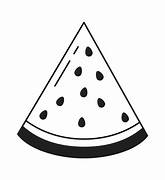
%> input picture Bit_slicing/img.jpeg, 165 x 180 px
$ octave Bit_Slicing.m.m   (GNU Octave 9; MATLAB toolbox functions it lacks are replaced by stand-ins)
%> lines starting %> are read from the running program, lines starting %| are printed output that depends on the picture; in (x1, y1, x2, y2) boxes, pixels count from 0 and x2, y2 are one past the last pixel; in counts of white or black regions, pixels touching at a corner belong together; the program's own positions count from 1
%date - 21/01/2026
%created by - Vardan Srivastava
clc ;
clear all;
close all;
I=imread('img.jpeg');
%> I is the input picture: size 180x165x3 uint8; min 0, max 255, mean 231.8
imshow(I);
title('Original Image');
[m,n]=size(I);
%> m = 180; n = 495
figure;
%bit plane slicing

%for 0th bit plane
for ii=1:m
    for jj=1:n
        Bitp0(ii,jj)=bitand(I(ii,jj),1);
    end
end
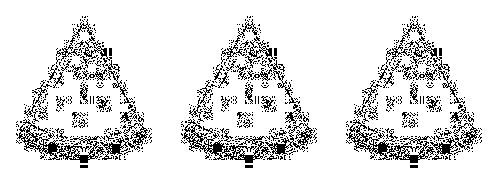
%> Bitp0: size 180x495 uint8; values 0 (black) and 1 (white), 87.7% white; black in thin lines or dots, all inside (x1, y1, x2, y2) = (16, 16, 482, 168)

%for 1st bit plane
for ii=1:m
    for jj=1:n
        Bitp1(ii,jj)=bitand(I(ii,jj),2);
    end
end
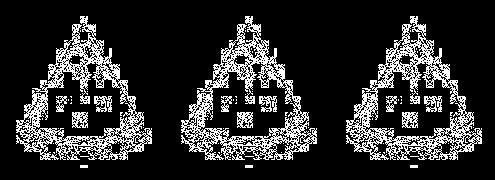
%> Bitp1: size 180x495 uint8; values 0 (black) and 2 (white), 18.2% white in thin lines or dots, all inside (x1, y1, x2, y2) = (16, 16, 482, 168)

%for 2nd bit plane
for ii=1:m
    for jj=1:n
        Bitp2(ii,jj)=bitand(I(ii,jj),4);
    end
end
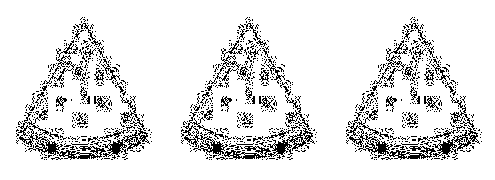
%> Bitp2: size 180x495 uint8; values 0 (black) and 4 (white), 88.7% white; black in thin lines or dots, all inside (x1, y1, x2, y2) = (16, 17, 482, 160)
%for 3rd bit plane
for ii=1:m
    for jj=1:n
        Bitp3(ii,jj)=bitand(I(ii,jj),8);
    end
end
%> Bitp3: size 180x495 uint8; values 0 (black) and 8 (white), 90.4% white; black in thin lines or dots, all inside (x1, y1, x2, y2) = (16, 16, 482, 160)
%for 4th bit plane
for ii=1:m
    for jj=1:n
        Bitp4(ii,jj)=bitand(I(ii,jj),16);
    end
end
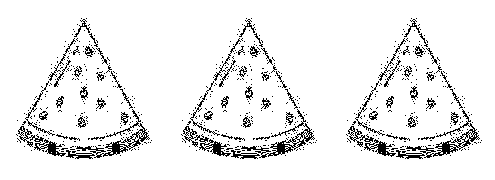
%> Bitp4: size 180x495 uint8; values 0 (black) and 16 (white), 92.3% white; black in thin lines or dots, all inside (x1, y1, x2, y2) = (16, 18, 482, 159)
%for 5th bit plane
for ii=1:m
    for jj=1:n
        Bitp5(ii,jj)=bitand(I(ii,jj),32);
    end
end
%> Bitp5: size 180x495 uint8; values 0 (black) and 32 (white), 93.8% white; black in thin lines or dots, all inside (x1, y1, x2, y2) = (17, 22, 478, 159)
%for 6th bit plane
for ii=1:m
    for jj=1:n
        Bitp6(ii,jj)=bitand(I(ii,jj),64);
    end
end
%> Bitp6: size 180x495 uint8; values 0 (black) and 64 (white), 91.1% white; 36 black regions (3 under 20 px), largest, box (x1, y1, x2, y2) and area: (18, 22, 148, 159) 2097, (183, 22, 313, 159) 2097, (348, 22, 478, 159) 2097
%for 7th bit plane
for ii=1:m
    for jj=1:n
        Bitp7(ii,jj)=bitand(I(ii,jj),128);
    end
end
%> Bitp7: size 180x495 uint8; values 0 (black) and 128 (white), 91.1% white; 36 black regions (3 under 20 px), largest, box (x1, y1, x2, y2) and area: (17, 22, 148, 158) 2086, (182, 22, 313, 158) 2086, (347, 22, 478, 158) 2086

imshow(Bitp0);title('0th bit plane Image');
figure;imshow(Bitp1);title('1st bit plane Image');
figure;imshow(Bitp2);title('2nd bit plane Image');
figure;imshow(Bitp3);title('3rd bit plane Image');
figure;imshow(Bitp4);title('4th bit plane Image');
figure;imshow(Bitp5);title('5th bit plane Image');
figure;imshow(Bitp6);title('6th bit plane Image');
figure;imshow(Bitp7);title('7th bit plane Image');


%bit plane removal
%removing the 0th, 5th and 7th bit plane in 2 copies of the original image
for ii=1:m
    for jj=1:n
        bitpr0(ii,jj)=bitand(I(ii,jj),(255-(2^(0))));
        bitpr5(ii,jj)=bitand(I(ii,jj),(255-(2^(5))));
        bitpr7(ii,jj)=bitand(I(ii,jj),(255-(2^(7))));
    end
end
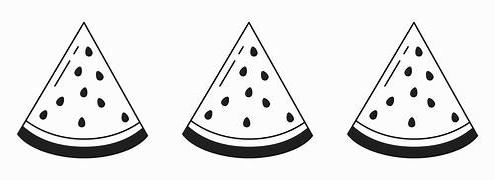
%> bitpr0: size 180x495 uint8; min 0, max 254, mean 230.9
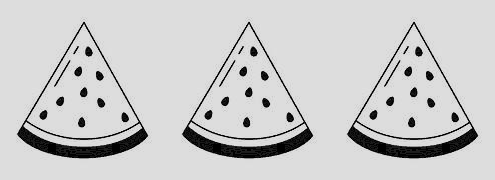
%> bitpr5: size 180x495 uint8; min 0, max 223, mean 201.8
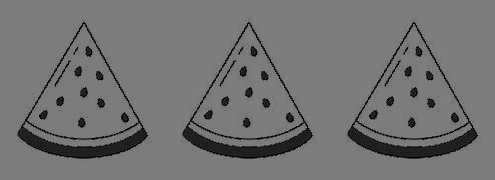
%> bitpr7: size 180x495 uint8; min 0, max 127, mean 115.1

figure;imshow(bitpr0);title('0th bit plane removed Image');
figure;imshow(bitpr5);title('5th bit plane removed Image');
figure;imshow(bitpr7);title('7th bit plane removed Image');
